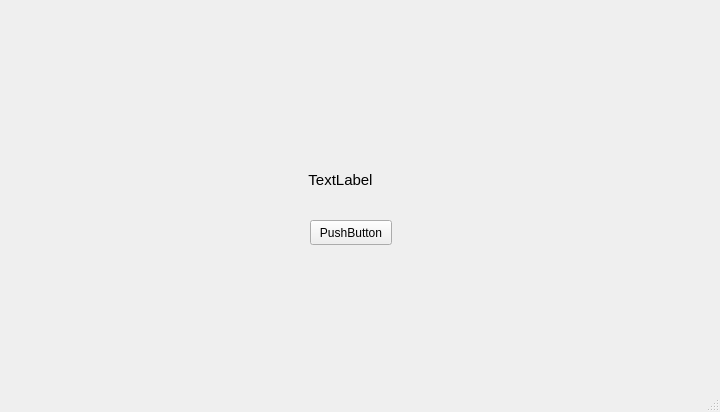
<?xml version="1.0" encoding="UTF-8"?>
<ui version="4.0">
 <class>MainWindow</class>
 <widget class="QMainWindow" name="MainWindow">
  <property name="geometry">
   <rect>
    <x>0</x>
    <y>0</y>
    <width>720</width>
    <height>412</height>
   </rect>
  </property>
  <property name="windowTitle">
   <string>MainWindow</string>
  </property>
  <widget class="QWidget" name="centralwidget">
   <widget class="QLabel" name="label">
    <property name="geometry">
     <rect>
      <x>170</x>
      <y>170</y>
      <width>341</width>
      <height>20</height>
     </rect>
    </property>
    <property name="font">
     <font>
      <pointsize>11</pointsize>
     </font>
    </property>
    <property name="text">
     <string>TextLabel</string>
    </property>
    <property name="alignment">
     <set>Qt::AlignCenter</set>
    </property>
   </widget>
   <widget class="QPushButton" name="pushButton">
    <property name="geometry">
     <rect>
      <x>310</x>
      <y>220</y>
      <width>82</width>
      <height>25</height>
     </rect>
    </property>
    <property name="text">
     <string>PushButton</string>
    </property>
   </widget>
  </widget>
  <widget class="QMenuBar" name="menubar">
   <property name="geometry">
    <rect>
     <x>0</x>
     <y>0</y>
     <width>720</width>
     <height>23</height>
    </rect>
   </property>
  </widget>
  <widget class="QStatusBar" name="statusbar"/>
 </widget>
 <resources/>
 <connections/>
</ui>
